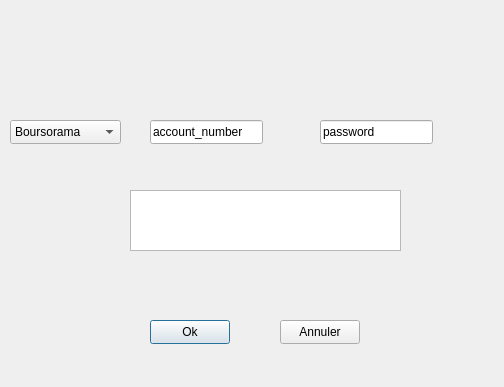
<?xml version="1.0" encoding="UTF-8"?>
<ui version="4.0">
 <class>Solde_Compte</class>
 <widget class="QDialog" name="Solde_Compte">
  <property name="geometry">
   <rect>
    <x>0</x>
    <y>0</y>
    <width>504</width>
    <height>387</height>
   </rect>
  </property>
  <property name="windowTitle">
   <string>Solde Compte</string>
  </property>
  <widget class="QLineEdit" name="account_number">
   <property name="geometry">
    <rect>
     <x>150</x>
     <y>120</y>
     <width>113</width>
     <height>24</height>
    </rect>
   </property>
   <property name="text">
    <string>account_number</string>
   </property>
  </widget>
  <widget class="QLineEdit" name="passwd">
   <property name="geometry">
    <rect>
     <x>320</x>
     <y>120</y>
     <width>113</width>
     <height>24</height>
    </rect>
   </property>
   <property name="text">
    <string>password</string>
   </property>
  </widget>
  <widget class="QComboBox" name="menu_deroulant">
   <property name="geometry">
    <rect>
     <x>10</x>
     <y>120</y>
     <width>111</width>
     <height>24</height>
    </rect>
   </property>
   <item>
    <property name="text">
     <string>Boursorama</string>
    </property>
   </item>
   <item>
    <property name="text">
     <string>N26</string>
    </property>
   </item>
   <item>
    <property name="text">
     <string>Revolut</string>
    </property>
   </item>
  </widget>
  <widget class="QPushButton" name="Ok">
   <property name="geometry">
    <rect>
     <x>150</x>
     <y>320</y>
     <width>80</width>
     <height>24</height>
    </rect>
   </property>
   <property name="text">
    <string>Ok</string>
   </property>
  </widget>
  <widget class="QPushButton" name="Annuler">
   <property name="geometry">
    <rect>
     <x>280</x>
     <y>320</y>
     <width>80</width>
     <height>24</height>
    </rect>
   </property>
   <property name="text">
    <string>Annuler</string>
   </property>
  </widget>
  <widget class="QTableView" name="tableView">
   <property name="geometry">
    <rect>
     <x>130</x>
     <y>190</y>
     <width>271</width>
     <height>61</height>
    </rect>
   </property>
  </widget>
 </widget>
 <resources/>
 <connections/>
</ui>
